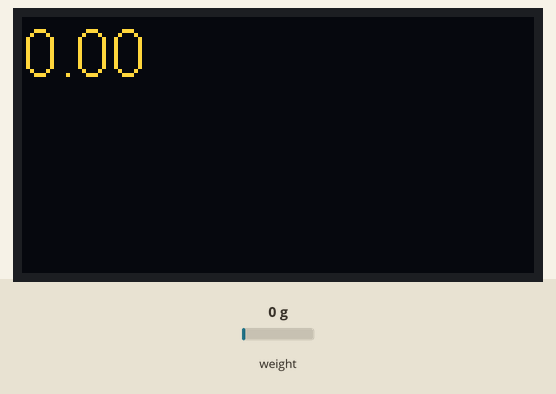
Simulated run of this sketch. Board: ESP8266 (NodeMCU). On the bench: 128×64 one-colour display. The inputs (shaded band) are chosen by the test bench; at power-on: weight on the scale 0 g. The OLED is the two-colour kind (top 16 rows yellow).

Above: at 1.2 s.
1.3 s: weight on the scale set to 100 g
At 2.5 s:
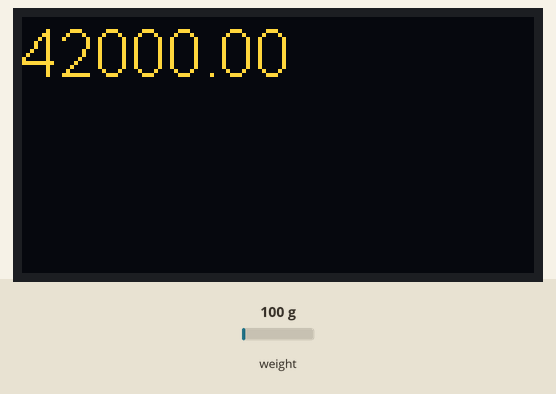
2.8 s: weight on the scale set to 1250 g
At 4.0 s:
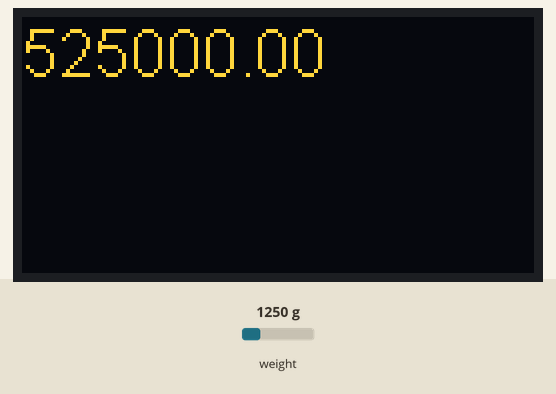
4.3 s: weight on the scale set to 2500 g
At 4.8 s:
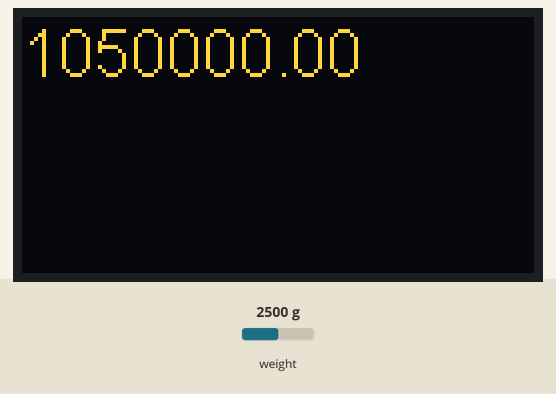
Timing chart, 0 to 7.3 s (numbered marks = the images above; inputs shaded):
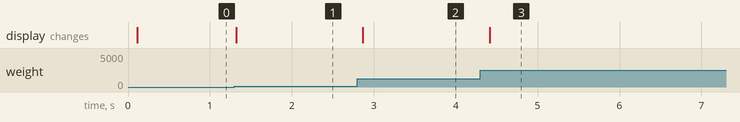

Measured:
- after the input at 1.3 s, the display: changes at once (image 1)
- after the input at 2.8 s, the display: changes after 0.07 s (image 2)
- after the input at 4.3 s, the display: changes after 0.12 s (image 3)

The sketch:

LG_v11.ino
```cpp
#include <Wire.h>  // Only needed for Arduino 1.6.5 and earlier
#include "SSD1306Wire.h" // legacy include: `#include "SSD1306.h"`

// Initialize the OLED display using Wire library
SSD1306Wire  display(0x3c, D3, D5);

#include <Hx711.h>
Hx711 scale(D1, D2);

void setup() {
  // put your setup code here, to run once:
    Serial.begin(115200);

    display.init();
    display.flipScreenVertically();
}

void loop() {
  // clear the display
  display.clear();

  display.setTextAlignment(TEXT_ALIGN_LEFT);
  display.setFont(ArialMT_Plain_16);
  display.drawString(0, 0, String(scale.getGram()));

  display.display();

  delay(5);
}
```
